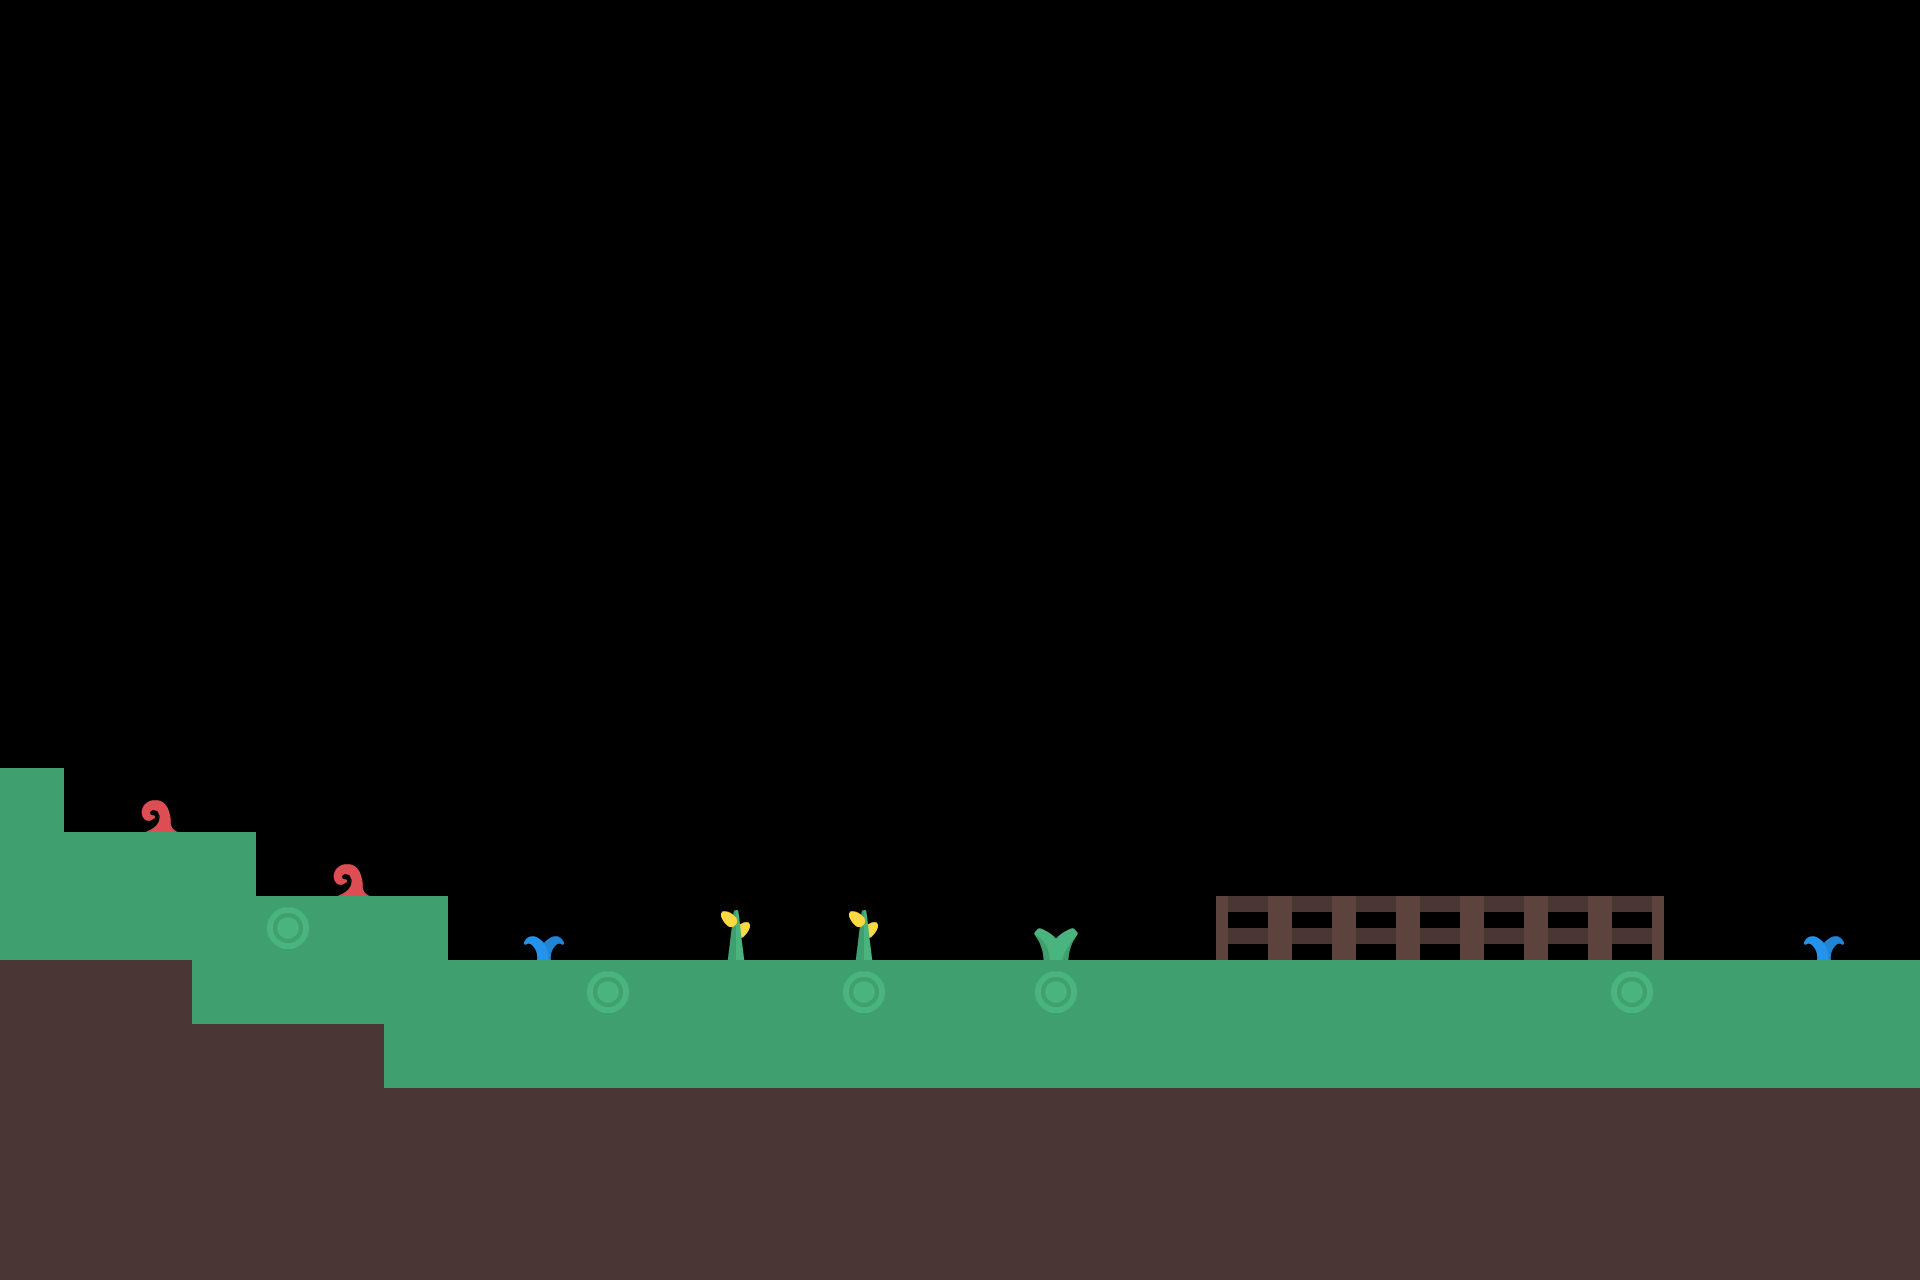

Tiled map render using the project's own tile images. Description and the map definition, with tile-layer contents summarised, below:
An orthogonal 30x20 tile map with 64x64 px tiles, 1 tile layer (Tile Layer 1).

<map version="1.0" tiledversion="1.0.3" orientation="orthogonal" renderorder="right-down" width="30" height="20" tilewidth="64" tileheight="64" nextobjectid="1">
 <tileset firstgid="1" name="tilesheet" tilewidth="64" tileheight="64" tilecount="264" columns="22">
  <image source="tilesheet.png" width="1408" height="768" />
  <tile id="0">
   <properties>
    <property name="shape" value="rect" />
   </properties>
  </tile>
  <tile id="1">
   <properties>
    <property name="shape" value="rect" />
   </properties>
  </tile>
  <tile id="2">
   <properties>
    <property name="shape" value="rect" />
   </properties>
  </tile>
  <tile id="3">
   <properties>
    <property name="shape" value="rect" />
   </properties>
  </tile>
  <tile id="4">
   <properties>
    <property name="shape" value="rect" />
   </properties>
  </tile>
  <tile id="5">
   <properties>
    <property name="shape" value="rect" />
   </properties>
  </tile>
  <tile id="6">
   <properties>
    <property name="shape" value="rect" />
   </properties>
  </tile>
  <tile id="7">
   <properties>
    <property name="shape" value="rect" />
   </properties>
  </tile>
  <tile id="8">
   <properties>
    <property name="shape" value="rect" />
   </properties>
  </tile>
  <tile id="22">
   <properties>
    <property name="shape" value="rect" />
   </properties>
  </tile>
  <tile id="27">
   <properties>
    <property name="shape" value="rect" />
   </properties>
  </tile>
  <tile id="28">
   <properties>
    <property name="shape" value="rect" />
   </properties>
  </tile>
  <tile id="29">
   <properties>
    <property name="shape" value="rect" />
   </properties>
  </tile>
  <tile id="30">
   <properties>
    <property name="shape" value="rect" />
   </properties>
  </tile>
  <tile id="44">
   <properties>
    <property name="shape" value="rect" />
   </properties>
  </tile>
  <tile id="45">
   <properties>
    <property name="shape" value="rect" />
   </properties>
  </tile>
  <tile id="46">
   <properties>
    <property name="shape" value="rect" />
   </properties>
  </tile>
  <tile id="47">
   <properties>
    <property name="shape" value="rect" />
   </properties>
  </tile>
  <tile id="48">
   <properties>
    <property name="shape" value="rect" />
   </properties>
  </tile>
  <tile id="49">
   <properties>
    <property name="shape" value="rect" />
   </properties>
  </tile>
  <tile id="66">
   <properties>
    <property name="shape" value="rect" />
   </properties>
  </tile>
  <tile id="88">
   <properties>
    <property name="shape" value="rect" />
   </properties>
  </tile>
  <tile id="110">
   <properties>
    <property name="shape" value="rect" />
   </properties>
  </tile>
  <tile id="132">
   <properties>
    <property name="shape" value="rect" />
   </properties>
  </tile>
  <tile id="154">
   <properties>
    <property name="shape" value="rect" />
   </properties>
  </tile>
  <tile id="176">
   <properties>
    <property name="shape" value="rect" />
   </properties>
  </tile>
  <tile id="198">
   <properties>
    <property name="shape" value="rect" />
   </properties>
  </tile>
  <tile id="220">
   <properties>
    <property name="shape" value="rect" />
   </properties>
  </tile>
  <tile id="242">
   <properties>
    <property name="shape" value="rect" />
   </properties>
  </tile>
 </tileset>
 <layer name="Tile Layer 1" width="30" height="20">
  <data>[600 cells, 176 non-empty, 8 distinct tile ids]</data>
 </layer>
</map>
